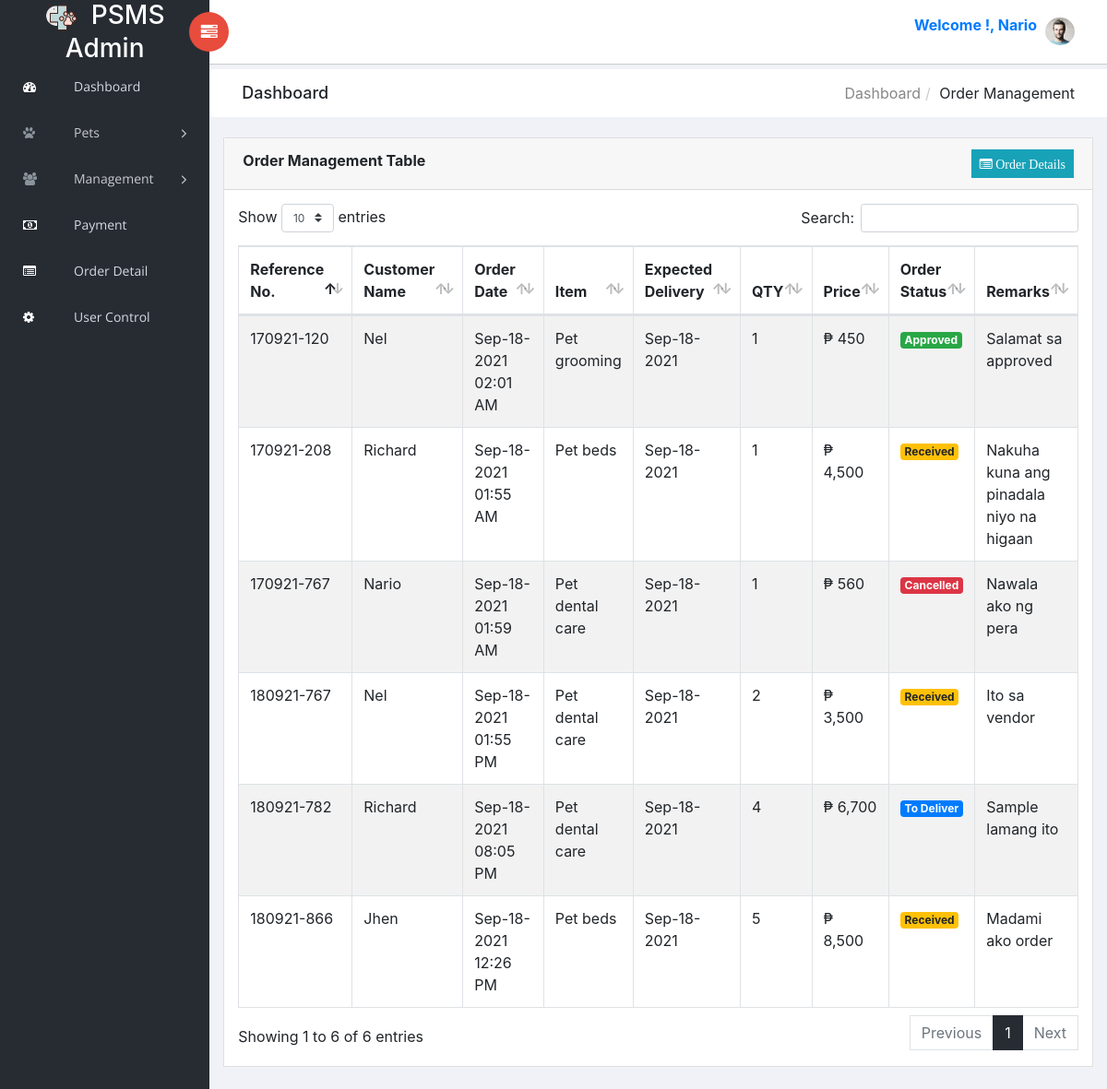
Page /order.php (signed in) on the committed database.
### tables this page shows
CREATE TABLE `tbl_order` (
  `order_id` int(11) NOT NULL,
  `reference_no` varchar(200) DEFAULT NULL,
  `customer_name` text DEFAULT NULL,
  `item` varchar(200) DEFAULT NULL,
  `qty` varchar(100) DEFAULT NULL,
  `price` varchar(200) DEFAULT NULL,
  `status` varchar(200) DEFAULT NULL,
  `remarks` varchar(500) DEFAULT NULL,
  `date_created` text NOT NULL DEFAULT current_timestamp()
);

### config/class/petshop_class.php (called while the page is built, shortened)
<?php
class Petshop_class
    {
                    ?>
                    <?php
        public function fetch_orderAll() {
                global $db;
                $query = $db->prepare("SELECT * FROM tbl_order");
                $query->execute(array());
                return $query->fetchAll();
            }
    }
?>

### order.php (the view, shortened to what this page needs)
<?php
    include_once('config/class/petshop_class.php');
if(!isset($_SESSION['logged_in']))
    {
       header("location:index.php");
    }else{
    $user_session = trim($_SESSION['user_no']);
    $ordr = new Petshop_class();
    $orders = $ordr->fetch_orderAll();
?>
<?php include 'header/main-header.php';?>
    <div id="right-panel" class="right-panel">
        <header id="header" class="header">
            <div class="header-menu">
                <div class="col-sm-7">
                    <a id="menuToggle" class="menutoggle pull-left"><i class="fa fa fa-tasks"></i></a>
                </div>
                <div class="col-sm-5">
                    <div class="user-area dropdown float-right">
                        <a href="#" class="dropdown-toggle" data-toggle="dropdown" aria-haspopup="true" aria-expanded="false">
                            <strong style="color: #007bff;" class="mt-2">Welcome !, <?= ucfirst($user_session) ;?></strong> &nbsp;<img class="user-avatar rounded-circle" src="images/admin.jpg" alt="User Avatar">
                        </a>
                    </div>
                </div>
            </div>
        </header>
        <div class="breadcrumbs">
            <div class="col-sm-4">
                <div class="page-header float-left">
                    <div class="page-title">
                        <h1>Dashboard</h1>
                    </div>
                </div>
            </div>
            <div class="col-sm-8">
                <div class="page-header float-right">
                    <div class="page-title">
                        <ol class="breadcrumb text-right">
                            <li><a href="main.php">Dashboard</a></li>
                            <li class="active">Order Management</li>
                        </ol>
                    </div>
                </div>
            </div>
        </div>
        <div class="content mt-3">
            <div class="animated fadeIn">
                <div class="row">
                    <div class="col-md-12">
                        <div class="card">
                            <div class="card-header">
                                <strong class="card-title">Order Management Table</strong>
                                 <div class="btn-group pull-right">
                                         <a href="orderdetail.php"> <button type="button" class="btn btn-info btn-sm" style=""><i class="fa fa-list-alt"> Order Details</i>
                              </button>
                              </a>
                                   </div>
                            </div>
                            <div class="card-body">
                            <div class="table-responsive">
                              <table id="bootstrap-data-table-export" class="table table-striped table-bordered employee_table">
                                    <thead>
                                        <tr>
                                            <th>Reference No.</th>
                                            <th>Customer Name</th>
                                            <th>Order Date</th>
                                            <th>Item</th>
                                            <th>Expected Delivery</th>
                                            <th>QTY</th>
                                            <th>Price</th>
                                            <th>Order Status</th>
                                            <th>Remarks</th>
                                        </tr>
                                    </thead>
                                    <tbody>
                                      <tr>
                                       <?php
                                          foreach($orders as $odr){ ?>
                                        <td><?= ucfirst(htmlentities($odr['reference_no'])); ?></td>
                                        <td><?= ucfirst(htmlentities($odr['customer_name'])); ?></td>
                                        <td><?= date('M-d-Y h:i A', strtotime(htmlentities($odr['date_created']))); ?></td>
                                        <td><?= ucfirst(htmlentities($odr['item'])); ?></td>
                                         <td><?= date('M-d-Y', strtotime(htmlentities($odr['date_created']))); ?></td>
                                        <td><?= ucfirst(htmlentities($odr['qty'])); ?></td>
                                        <td>&#8369; <?= ucfirst(htmlentities(number_format($odr['price'],0))); ?></td>
                                        <td>
                                            <?php
                                             if(htmlentities($odr['status']) == 'Approved'){
                                                 echo '<span class="right badge badge-success">'.htmlentities($odr['status']).'</span>';
                                               }else if(htmlentities($odr['status']) == 'To Deliver'){
                                                 echo '<span class="right badge badge-primary">'.htmlentities($odr['status']).'</span>';
                                               }else if(htmlentities($odr['status']) == 'Received'){
                                                 echo '<span class="right badge badge-warning">'.htmlentities($odr['status']).'</span>';
                                               }else{
                                                  echo '<span class="right badge badge-danger">'.htmlentities($odr['status']).'</span>';
                                               }
                                             ?>
                                          </td>
                                        <td><?= ucfirst(htmlentities($odr['remarks'])); ?></td>
                                        </tr>
                                      <?php $found_rows = true; }  if (!isset($found_rows)) echo "<tr><td colspan ='7'><div class='alert alert-danger' style='font-weight:bold;'>No records found.</div></td></tr>";
                                      ?>
                                    </tbody>
                                </table>
                                </div>
                            </div>
                        </div>
                    </div>
                </div>
            </div>
        </div>
    </div>
<?php } ?>
</body>
</html>

### header/main-header.php (shortened to what this page needs)
<!doctype html>
<html class="no-js" lang="en">
<head>
    <link rel="stylesheet" href="vendors/bootstrap/dist/css/bootstrap.min.css">
    <link rel="stylesheet" href="vendors/font-awesome/css/font-awesome.min.css">
    <link rel="stylesheet" href="vendors/themify-icons/css/themify-icons.css">
    <link rel="stylesheet" href="vendors/flag-icon-css/css/flag-icon.min.css">
    <link rel="stylesheet" href="vendors/selectFX/css/cs-skin-elastic.css">
    <link rel="stylesheet" href="vendors/datatables.net-bs4/css/dataTables.bootstrap4.min.css">
    <link rel="stylesheet" href="vendors/datatables.net-buttons-bs4/css/buttons.bootstrap4.min.css">
    <link rel="stylesheet" href="assets/css/style.css">
</head>
<body>
       <aside id="left-panel" class="left-panel">
        <nav class="navbar navbar-expand-sm navbar-default">
            <div class="navbar-header">
                <div class="">
                    <h3 style="color: #fff"><img src="images/5889338.png" height="35px" width="35px">&nbsp;&nbsp;PSMS Admin</h3>
                </div>
            </div>
            <div id="main-menu" class="main-menu collapse navbar-collapse">
                <ul class="nav navbar-nav">
                    <li class="active">
                        <a href="main.php"> <i class="menu-icon fa fa-dashboard"></i>Dashboard </a>
                    </li>
                    <li class="menu-item-has-children dropdown">
                        <a href="#" class="dropdown-toggle" data-toggle="dropdown" aria-haspopup="true" aria-expanded="false"> <i class="menu-icon fa fa-paw"></i>Pets</a>
                    </li>
                    <li class="menu-item-has-children dropdown">
                        <a href="#" class="dropdown-toggle" data-toggle="dropdown" aria-haspopup="true" aria-expanded="false"> <i class="menu-icon fa fa-users"></i>Management</a>
                    </li>
                   <li class="active">
                         <a href="payment.php"> <i class="menu-icon fa fa-money"></i>Payment </a>
                    </li>
                   <li class="active">
                        <a href="orderdetail.php"> <i class="menu-icon fa fa-list-alt"></i>Order Detail </a>
                    </li>
                    <li class="active">
                        <a href="usergroup.php"> <i class="menu-icon fa fa-cog"></i>User Control </a>
                    </li>
            </div>
        </nav>
    </aside>

### rows in the picture
tbl_order: reference_no "170921-208", customer_name "Richard", date_created "Sep-18-2021 01:55 AM", item "Pet beds", date_created "Sep-18-2021", qty "1", price "4,500", status "Received", remarks "Nakuha kuna ang pinadala niyo na higaan"
tbl_order: reference_no "170921-767", customer_name "Nario", date_created "Sep-18-2021 01:59 AM", item "Pet dental care", date_created "Sep-18-2021", qty "1", price "560", status "Cancelled", remarks "Nawala ako ng pera"
tbl_order: reference_no "170921-120", customer_name "Nel", date_created "Sep-18-2021 02:01 AM", item "Pet grooming", date_created "Sep-18-2021", qty "1", price "450", status "Approved", remarks "Salamat sa approved"
tbl_order: reference_no "180921-866", customer_name "Jhen", date_created "Sep-18-2021 12:26 PM", item "Pet beds", date_created "Sep-18-2021", qty "5", price "8,500", status "Received", remarks "Madami ako order"
tbl_order: reference_no "180921-767", customer_name "Nel", date_created "Sep-18-2021 01:55 PM", item "Pet dental care", date_created "Sep-18-2021", qty "2", price "3,500", status "Received", remarks "Ito sa vendor"
tbl_order: reference_no "180921-782", customer_name "Richard", date_created "Sep-18-2021 08:05 PM", item "Pet dental care", date_created "Sep-18-2021", qty "4", price "6,700", status "To Deliver", remarks "Sample lamang ito"

### other values in the picture
$user_session "Nario"
